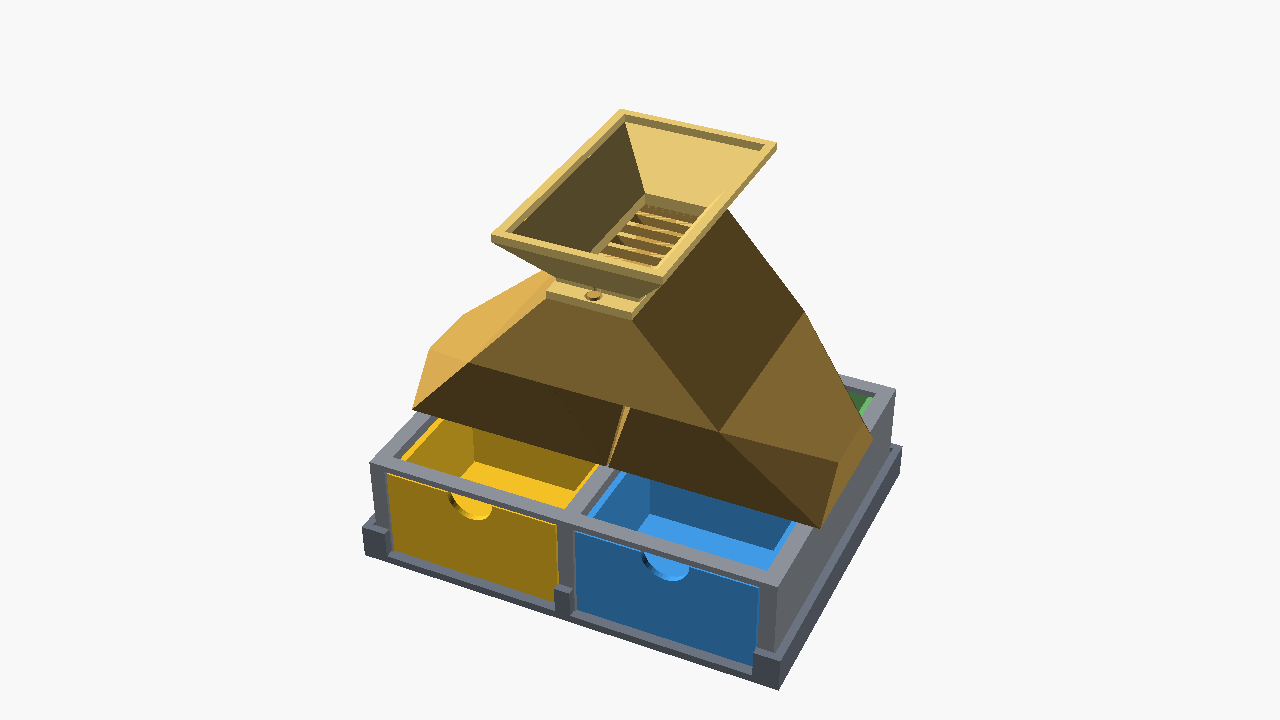
#> input picture render/4way/assembly.png, 1280 x 720 px
$ python make_4way_how_it_works.py
#> lines starting #> are read from the running program, lines starting #| are printed output that depends on the picture
#!/usr/bin/env python3
"""Build a clear 'how it works' MP4 for the 4-compartment Jones splitter."""
from __future__ import annotations

import math
import subprocess
import tempfile
from pathlib import Path

from PIL import Image, ImageDraw, ImageFont

ROOT = Path(__file__).resolve().parents[1]
OUT = ROOT / "video" / "4way_how_it_works.mp4"
ASSEMBLY = ROOT / "render" / "4way" / "assembly.png"
EXPLODED = ROOT / "render" / "4way" / "exploded.png"
W, H = 1280, 720
FPS = 8


def font(size: int) -> ImageFont.FreeTypeFont | ImageFont.ImageFont:
    for path in (
        "/System/Library/Fonts/Supplemental/Arial Bold.ttf",
        "/System/Library/Fonts/Supplemental/Arial.ttf",
        "/Library/Fonts/Arial.ttf",
    ):
        p = Path(path)
        if p.exists():
            return ImageFont.truetype(str(p), size)
    return ImageFont.load_default()


def blank(color=(18, 20, 24)) -> Image.Image:
    return Image.new("RGB", (W, H), color)


def fit(img: Image.Image, box: tuple[int, int, int, int]) -> Image.Image:
    x0, y0, x1, y1 = box
    bw, bh = x1 - x0, y1 - y0
    src = img.convert("RGBA")
    src.thumbnail((bw, bh), Image.Resampling.LANCZOS)
    canvas = Image.new("RGBA", (bw, bh), (0, 0, 0, 0))
    ox = (bw - src.width) // 2
    oy = (bh - src.height) // 2
    canvas.paste(src, (ox, oy), src)
    return canvas


def card(title: str, subtitle: str = "") -> Image.Image:
    im = blank()
    d = ImageDraw.Draw(im)
    d.text((W // 2, H // 2 - 40), title, fill=(245, 245, 245), font=font(48), anchor="mm")
    if subtitle:
        d.text((W // 2, H // 2 + 30), subtitle, fill=(180, 190, 200), font=font(28), anchor="mm")
    return im


def overlay_caption(base: Image.Image, title: str, lines: list[str]) -> Image.Image:
    im = blank()
    # place render on right
    panel = fit(base, (420, 40, W - 40, H - 40))
    im.paste(panel, (420, 40), panel)
    d = ImageDraw.Draw(im)
    d.rectangle((0, 0, 400, H), fill=(28, 32, 38))
    d.text((28, 48), title, fill=(250, 250, 250), font=font(32))
    y = 120
    for line in lines:
        d.text((28, y), line, fill=(200, 210, 220), font=font(22))
        y += 36
    return im


def schematic(t: float) -> Image.Image:
    """Animated 4-compartment flow diagram. t in [0, 1]."""
    im = blank((22, 26, 32))
    d = ImageDraw.Draw(im)
    d.text((W // 2, 36), "4-way Jones riffle — how sediment splits", fill=(245, 245, 245), font=font(34), anchor="mt")
    d.text(
        (W // 2, 80),
        "One pour → 16 alternating chutes → four equal streams (A1 / B1 / A2 / B2)",
        fill=(160, 170, 180),
        font=font(20),
        anchor="mt",
    )

    # Funnel
    funnel = [(640, 130), (780, 210), (500, 210)]
    d.polygon(funnel, fill=(70, 110, 170), outline=(200, 220, 255))
    d.text((640, 155), "FUNNEL", fill=(255, 255, 255), font=font(18), anchor="mm")

    # Riffle bank
    d.rounded_rectangle((460, 220, 820, 320), radius=8, fill=(90, 95, 105), outline=(200, 200, 210))
    d.text((640, 245), "RIFFLE BANK (16 chutes)", fill=(240, 240, 240), font=font(18), anchor="mm")

    # chute ticks cycling colors
    colors = [
        (240, 180, 40),   # A1 FL
        (60, 140, 230),   # B1 FR
        (230, 110, 50),   # A2 RL
        (70, 180, 90),    # B2 RR
    ]
    labels = ["A1 FL", "B1 FR", "A2 RL", "B2 RR"]
    for i in range(16):
        x0 = 475 + i * 21
        c = colors[i % 4]
        d.rectangle((x0, 270, x0 + 14, 310), fill=c)

    # pans
    pans = [
        ((220, 430, 480, 620), colors[0], labels[0], (-1, -1)),
        ((800, 430, 1060, 620), colors[1], labels[1], (1, -1)),
        ((220, 430, 480, 620), colors[2], labels[2], (-1, 1)),  # overwritten below
        ((800, 430, 1060, 620), colors[3], labels[3], (1, 1)),
    ]
    # 2x2 layout
    pans = [
        ((180, 400, 460, 560), colors[0], "A1  FRONT-LEFT", (-1, -1)),
        ((820, 400, 1100, 560), colors[1], "B1  FRONT-RIGHT", (1, -1)),
        ((180, 580, 460, 700), colors[2], "A2  REAR-LEFT", (-1, 1)),
        ((820, 580, 1100, 700), colors[3], "B2  REAR-RIGHT", (1, 1)),
    ]

    # flowing particles
    n_particles = 24
    for p in range(n_particles):
        phase = (t + p / n_particles) % 1.0
        lane = p % 4
        # path: funnel → chute → pan
        if phase < 0.25:
            u = phase / 0.25
            x = 640 + (lane - 1.5) * 12
            y = 150 + u * 80
        elif phase < 0.55:
            u = (phase - 0.25) / 0.30
            x = 475 + (lane * 4 + 1.5) * 21 + 7
            y = 280 + u * 40
        else:
            u = (phase - 0.55) / 0.45
            box = pans[lane][0]
            tx = (box[0] + box[2]) / 2
            ty = (box[1] + box[3]) / 2 - 10
            x = 640 + (tx - 640) * u
            y = 320 + (ty - 320) * u
        r = 5
        d.ellipse((x - r, y - r, x + r, y + r), fill=colors[lane])

    for box, col, lab, _ in pans:
        d.rounded_rectangle(box, radius=10, fill=(40, 44, 52), outline=col, width=4)
        # fill level animates
        fill_h = int((box[3] - box[1] - 24) * min(1.0, t * 1.2))
        if fill_h > 0:
            d.rectangle(
                (box[0] + 8, box[3] - 8 - fill_h, box[2] - 8, box[3] - 8),
                fill=col + (0,),
            )
            # solid fill without alpha issues
            d.rectangle(
                (box[0] + 8, box[3] - 8 - fill_h, box[2] - 8, box[3] - 8),
                fill=tuple(max(0, c - 40) for c in col),
            )
        d.text(((box[0] + box[2]) // 2, box[1] + 18), lab, fill=col, font=font(18), anchor="mt")

    # center legend
    d.text((640, 360), "i % 4  →  four corners", fill=(210, 215, 220), font=font(22), anchor="mm")
    d.text((640, 390), "true simultaneous 1 : 1 : 1 : 1 quartering", fill=(150, 160, 170), font=font(18), anchor="mm")
    return im


def hold(img: Image.Image, frames: int, paths: list[Path], start: int) -> int:
    for i in range(frames):
        p = paths[0].parent / f"frame_{start + i:04d}.png"
        img.save(p)
    return start + frames


def main() -> None:
    OUT.parent.mkdir(parents=True, exist_ok=True)
    with tempfile.TemporaryDirectory(prefix="how4way_") as td:
        tdir = Path(td)
        idx = 0
        paths: list[Path] = []

        def add(img: Image.Image, n: int = 1) -> None:
            nonlocal idx
            for _ in range(n):
                p = tdir / f"frame_{idx:04d}.png"
                img.save(p)
                paths.append(p)
                idx += 1

        add(card("4-way Jones splitter", "How the four-compartment riffle works"), 16)
#> the loop in add, `for _ in range(n):` made 16 passes
#> pass 1, in add, `img.save(p)`:
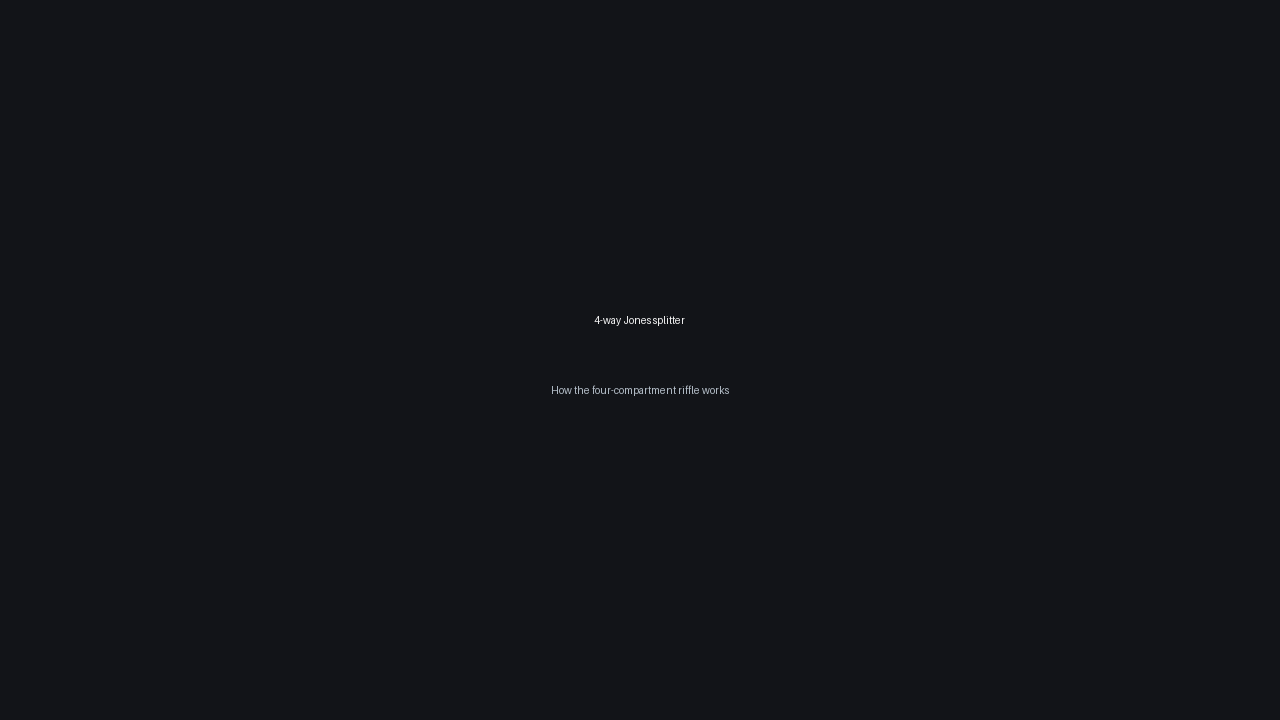
#> saved as frame_0000.png: PIL image 1280x720 RGB; mean R, G, B 18.1, 20.1, 24.1
#> after the loop in add, `for _ in range(n):`: idx = 16; paths = 16 items
        add(
            card("Goal", "One pour of dry sediment → four equal quarters"),
            12,
        )
#> the loop in add (call 2), `for _ in range(n):` made 12 passes

        # schematic animation ~3s
        for f in range(32):
            add(schematic(f / 31.0), 1)

        if ASSEMBLY.exists():
            add(
                overlay_caption(
                    Image.open(ASSEMBLY),
                    "Assembled kit",
                    [
                        "• Funnel on top",
                        "• 16-chute 4-way riffle",
                        "• Four ACTIVE pans",
                        "  A1  B1",
                        "  A2  B2",
                        "",
                        "No spare bay —",
                        "all four collect.",
                    ],
                ),
                20,
            )
#> in fit, `canvas = Image.new("RGBA", (bw, bh), (0, 0, 0, 0))`: canvas: PIL image 820x640 RGBA; every value is 0
#> in overlay_caption, base is the input picture: PIL image 1280x720 RGB; mean R, G, B 219.1, 217.6, 211.3
#> the loop in overlay_caption, `for line in lines:` made 8 passes
#> (line, y) on passes 1 to 8: ('• Funnel on top', 156), ('• 16-chute 4-way riffle', 192), ('• Four ACTIVE pans', 228), ('  A1  B1', 264), ('  A2  B2', 300), ('', 336), ('No spare bay —', 372), ('all four collect.', 408)
#> after the loop in overlay_caption, `for line in lines:`: y = 408
#> the loop in add (call 35), `for _ in range(n):` made 20 passes
#> pass 1, in add (call 35), `img.save(p)`:
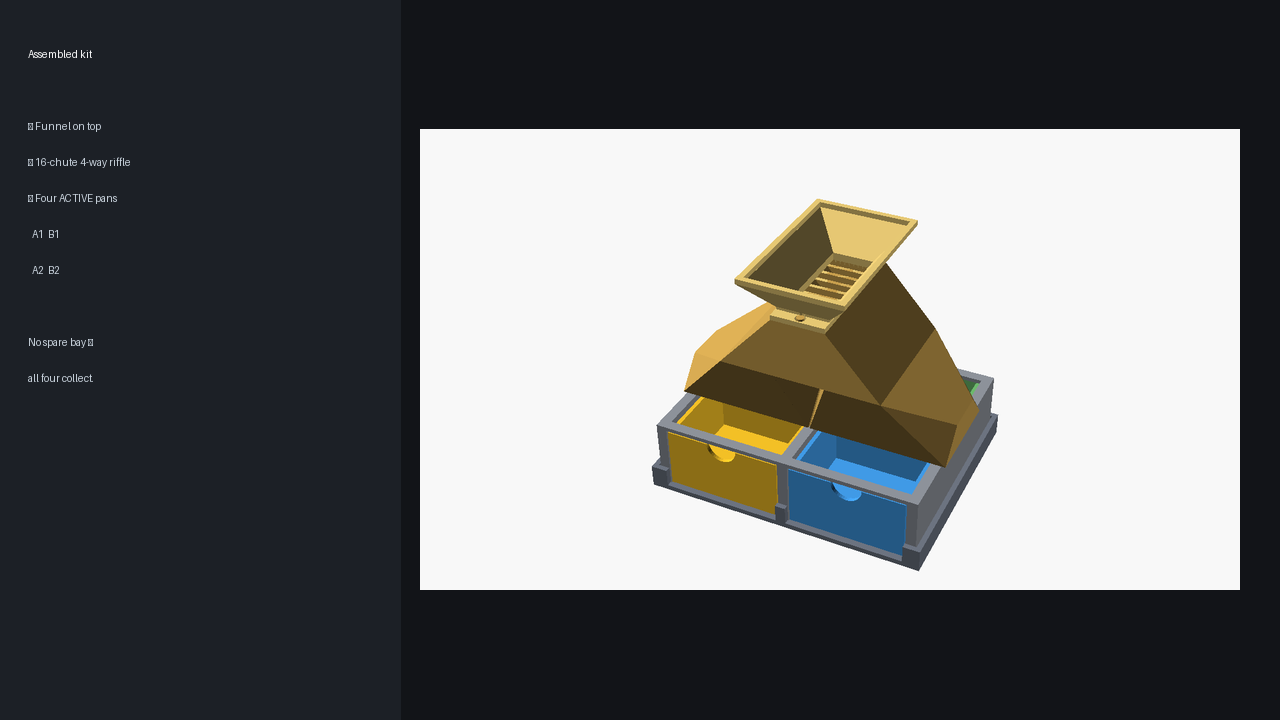
#> saved as frame_0060.png: PIL image 1280x720 RGB; mean R, G, B 103.8, 105, 105.4
#> after the loop in add (call 35), `for _ in range(n):`: idx = 80; paths = 80 items
        if EXPLODED.exists():
            add(
                overlay_caption(
                    Image.open(EXPLODED),
                    "Print & assemble",
                    [
                        "Print from stl/4way/:",
                        "  cup ×4",
                        "  catch_tray",
                        "  frame",
                        "  riffle",
                        "  funnel",
                        "",
                        "Seat pans in labeled wells,",
                        "then riffle + funnel.",
                    ],
                ),
                20,
            )
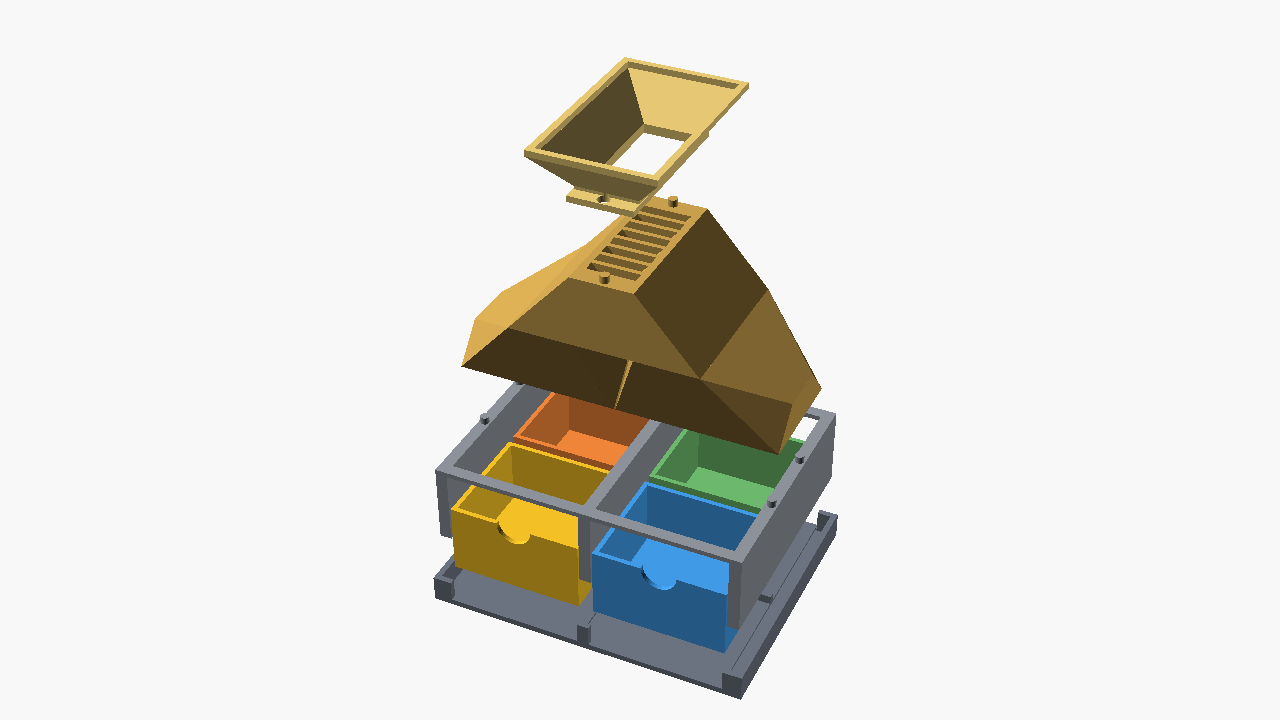
#> input picture render/4way/exploded.png, 1280 x 720 px
#> call 2 of fit, with box = (420, 40, 1240, 680)
#> in fit (call 2), `canvas.paste(src, (ox, oy), src)`:
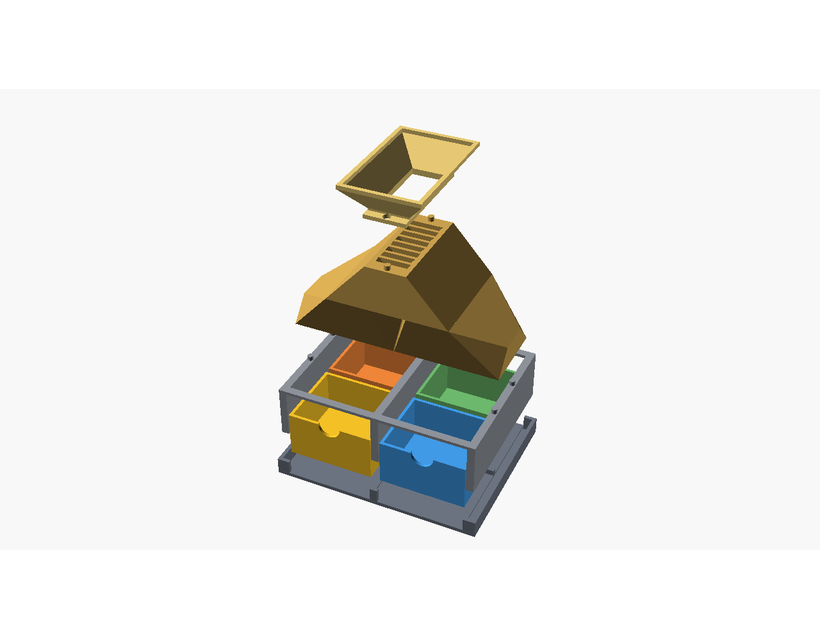
#> canvas: PIL image 820x640 RGBA; mean R, G, B, A 161.6, 160.9, 157.4, 183.7; transparent parts drawn white
#> in overlay_caption, base is the input picture: PIL image 1280x720 RGB; mean R, G, B 224.4, 223.4, 218.5
#> the loop in overlay_caption (call 2), `for line in lines:` made 9 passes
#> (line, y) on passes 1 to 9: ('Print from stl/4way/:', 156), ('  cup ×4', 192), ('  catch_tray', 228), ('  frame', 264), ('  riffle', 300), ('  funnel', 336), ('', 372), ('Seat pans in labeled wells,', 408), ('then riffle + funnel.', 444)
#> the loop in add (call 36), `for _ in range(n):` made 20 passes
#> pass 1, in add (call 36), `img.save(p)`:
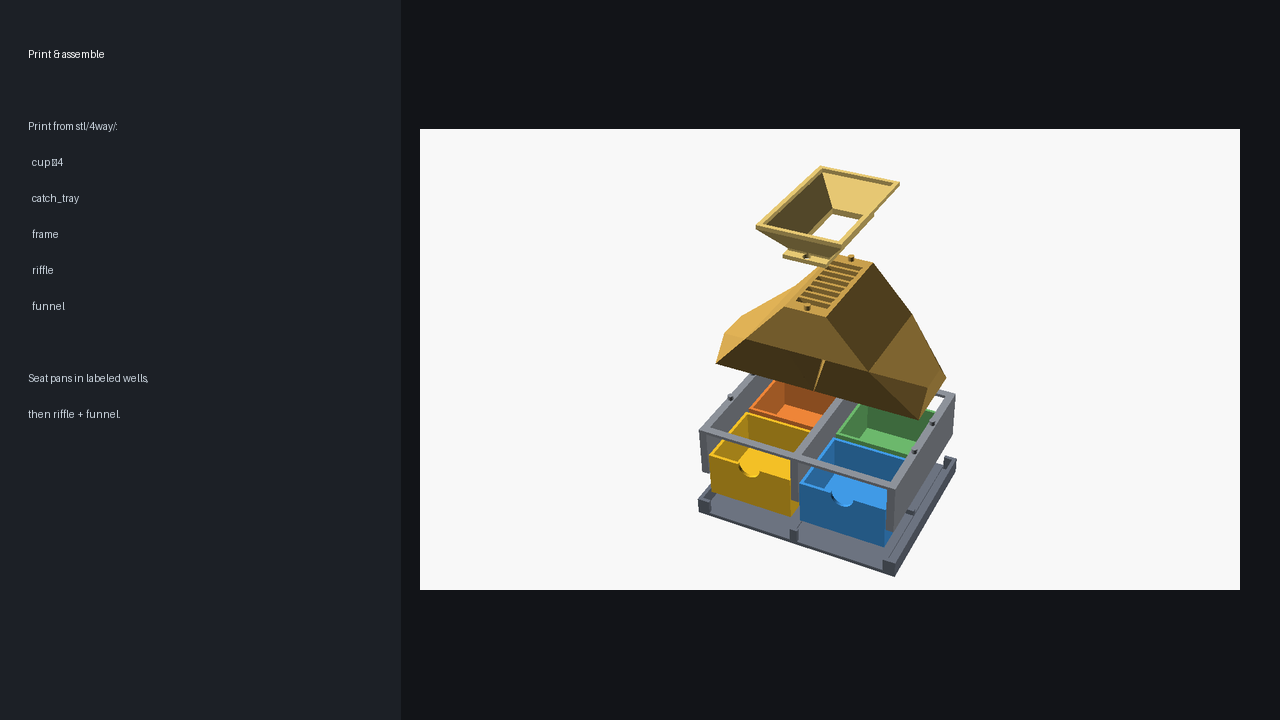
#> saved as frame_0080.png: PIL image 1280x720 RGB; mean R, G, B 106, 107.4, 108.4
#> after the loop in add (call 36), `for _ in range(n):`: idx = 100; paths = 100 items

        add(
            card("Result", "Four labeled compartments — true 1:1:1:1 split"),
            14,
        )

        # stitch
        subprocess.run(
            [
                "ffmpeg",
                "-y",
                "-loglevel",
                "error",
                "-framerate",
                str(FPS),
                "-i",
                str(tdir / "frame_%04d.png"),
                "-c:v",
                "libx264",
                "-pix_fmt",
                "yuv420p",
                "-crf",
                "20",
                str(OUT),
            ],
            check=True,
        )
#> (this line was passed over: subprocess is not available in this run)
    print(f"Wrote {OUT}")


if __name__ == "__main__":
    main()
